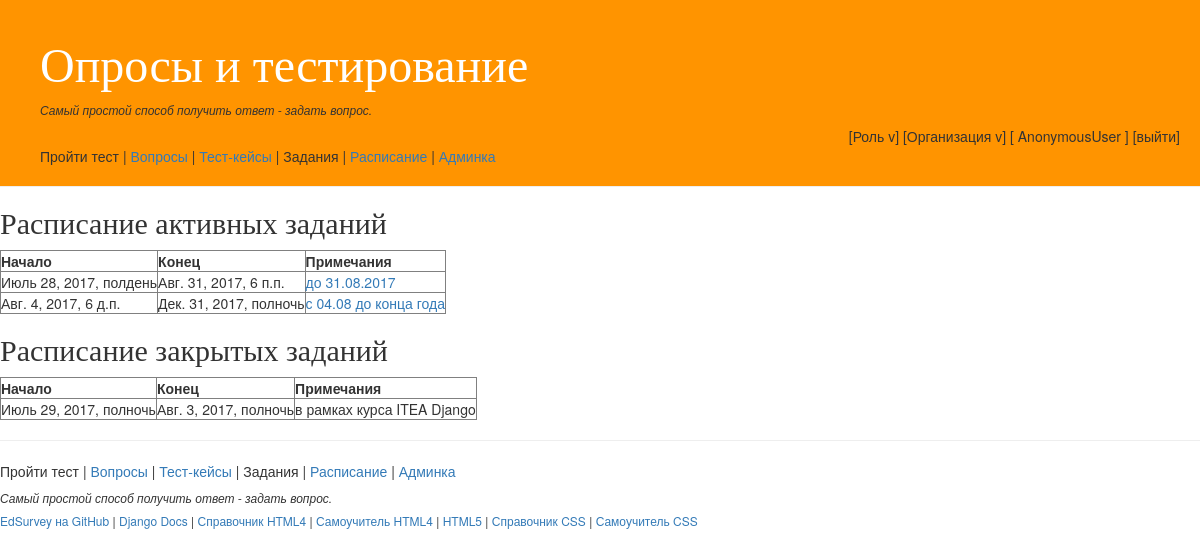
Page /schedules/ on the earlier database version.
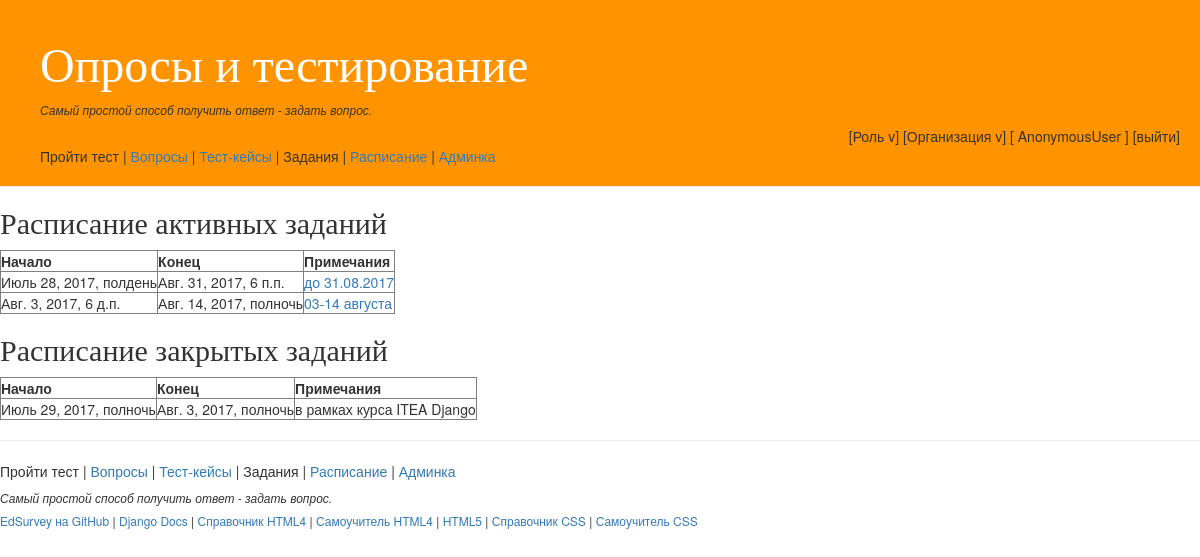
Same page on the later database version.
### schedules/models.py (models this page shows, shortened)
class Schedule(models.Model):
    task = models.ForeignKey(Task)
    start = models.DateTimeField()
    finish = models.DateTimeField()
    description = models.CharField(max_length=30, blank=True, null=True)
    class Meta:
        verbose_name = 'Назначеное тестирование'
        verbose_name_plural = 'Расписание заданий'

### schedules/views.py (the view)
def index(request):
    opened_schedules = Schedule.objects.all().filter(start__lt=now(), finish__gt=now())
    closed_schedules = Schedule.objects.all().filter(finish__lt=now())
    return render(
        request,
        'schedules.html',
        {
            'opened': opened_schedules,
            'closed': closed_schedules,
        }
    )

### schedules/templates/schedules.html
{% extends 'home.htm' %}
{% block mainblock %}
{% if opened %}
    <h2>Расписание активных заданий</h2>
    <table border="1">
        <tr>
            <th>Начало</th>
            <th>Конец</th>
            <th>Примечания</th>
        </tr>
{% for schedule in opened %}
        <tr>
            <td>{{schedule.start}}</td>
            <td>{{schedule.finish}}</td>
            <td><a href="{% url 'schedules:scheduleinfo' schedule.id %}"> {{schedule.description}}</a></td>
        </tr>
{% endfor %}
    </table>
{% else %}
    <h2>Доступных активных заданий не найдено.</h2>
{% endif %}
{% if closed %}
    <h2>Расписание закрытых заданий</h2>
    <table border="1">
        <tr>
            <th>Начало</th>
            <th>Конец</th>
            <th>Примечания</th>
        </tr>
{% for schedule in closed %}
        <tr>
            <td>{{schedule.start}}</td>
            <td>{{schedule.finish}}</td>
            <td>{{schedule.description}}</td>
        </tr>
{% endfor %}
    </table>
{% else %}
    <h2>Закрытых заданий не найдено.</h2>
{% endif %}
{% endblock %}

Differences in the rows shown:
no longer on this page (row edited): Schedule: start "Авг. 4, 2017, 6 д.п.", finish "Дек. 31, 2017, полночь", description "с 04.08 до конца года", shown under "Расписание активных заданий"
added Schedule: start "Авг. 3, 2017, 6 д.п.", finish "Авг. 14, 2017, полночь", description "03-14 августа", shown under "Расписание активных заданий"
